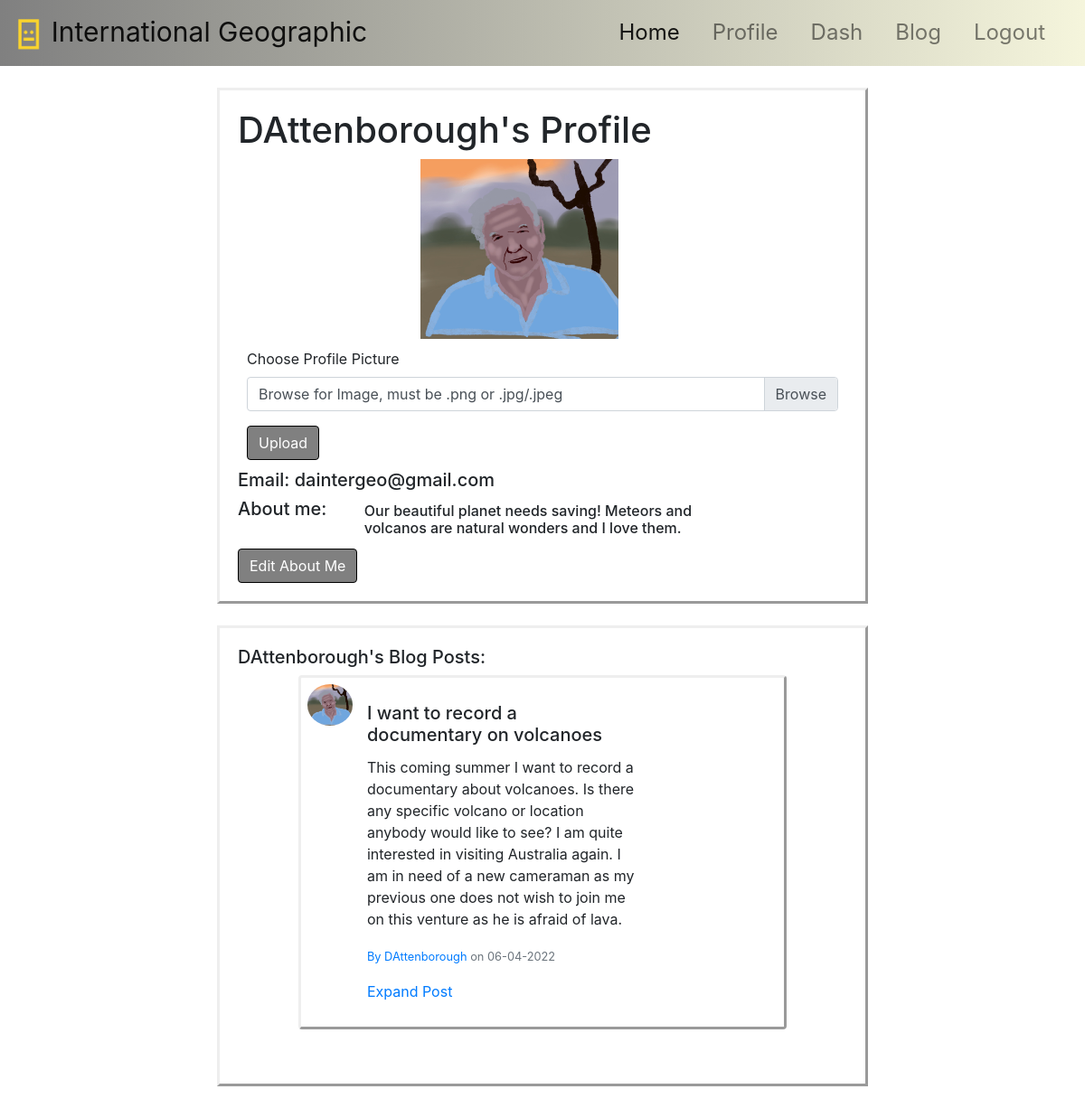
The page /profile/DAttenborough (signed in) on the database its author committed.
### flask_app/models.py (models this page shows, shortened)
class User(db.Model, UserMixin):
    id = db.Column(db.Integer, primary_key=True)
    username = db.Column(db.String(15), unique=True, nullable=False)
    first_name = db.Column(db.String(15), nullable=False)
    last_name = db.Column(db.String(15), nullable=False)
    email = db.Column(db.String(50), unique=True, nullable=False)
    password = db.Column(db.String(60), nullable=False)
    post = db.relationship('ForumPost', backref='poster', lazy=True)
    about = db.Column(db.String(150))
    avatar = db.Column(db.String(50), default='../static/images/default.png')

class ForumPost(db.Model):
    id = db.Column(db.Integer, primary_key=True)
    title = db.Column(db.String(80), nullable=False)
    post = db.Column(db.Text, nullable=False)
    date = db.Column(db.DateTime, nullable=False, default=datetime.utcnow)
    id_user = db.Column(db.Integer, db.ForeignKey('user.id'), nullable=False)

### flask_app/main_routes.py (the view)
@main.route('/profile/<username>')
@login_required
def profile(username):
    user = User.query.filter_by(username=username).first_or_404()
    username = user.username
    posts = ForumPost.query.all()
    posts.reverse()
    return (
        render_template('profile.html', name=username, email=user.email,
                        about=user.about, avatar=user.avatar,
                        user=user, posts=posts)
    )

### flask_app/templates/profile.html (shortened to what this page needs)
{% extends "base.html" %}
{% block body %}
<br>
<div style="position: relative; left: 20%; padding: 20px; width: 60%; word-wrap: break-word;border-style: outset ;box-shadow: inset;">
    <h1>
        {{name}}'s Profile
    </h1>
    <div style="position:relative; left:30%; width: 50%">
        <img src={{user.avatar}} alt="Profile Picture" style="max-width: 65%; max-height: 55%;">
    </div>
    {% if current_user.username == user.username %}
    <div class="container" style="padding: 10px">
        <form action="{{ url_for('main.profile', username=name) }}" method="POST" enctype="multipart/form-data">
            <div class="form-group">
                <label>Choose Profile Picture</label>
                <div class="custom-file">
                    <label class="custom-file-label" for="image">Browse for Image, must be .png or .jpg/.jpeg</label>
                </div>
            </div>
            <button type="submit" class="btn btn-primary"
                style="background-color: gray; border-color: black;">Upload</button>
        </form>
    </div>
    {% endif %}
    <h5>
        Email: {{email}}
        <br>
    </h5>
    <div style="display:flex">
        <div style="display:inline-block;align-self: auto ;width:25%;">
            <h5>
                About me:
            </h5>
        </div>
        <div style="display:inline-block; width:60%; position: relative; right:5%; padding: 5px;">
            <h6>
                {% if about %}{{about}}{% endif %}
            </h6>
        </div>
    </div>
    {% if current_user.username == user.username %}
    <div>
        <button class="btn btn-primary" type="button" data-toggle="collapse" data-target=".multi-collapse"
            aria-expanded="false" aria-controls="edit-about" style="background-color: gray; border-color: black">
            Edit About Me
        </button>
    </div>
    {% endif %}
</div>
<br>
<div style="position: relative; left: 20%; padding: 20px; width: 60%; word-wrap: break-word;border-style: outset ;box-shadow: inset;">
    <h5>{{user.username}}'s Blog Posts:</h5>
    {% for post in posts %}
    {% if post.poster.username == user.username %}
  <div class="card mb-3" style="width: 80%; margin: auto; padding: 1% 1% 1% 1%; border: outset;">
    <div class="row g-0">
      <div class="col-md-1">
        <img src="{{post.poster.avatar}}" class="mr-3 rounded-circle" width="50">
      </div>
      <div class="col-md-8">
        <div class="card-body">
          <h5 class="card-title" href="{{ url_for('blog.post_id', post_id=1) }}">{{ post.title }}</h5>
          <p class="card-text">{{ post.post }}</p>
          <p class="card-text"><small class="text-muted"> <a class=""
                href="{{ url_for('main.profile', username=post.poster.username) }}">By {{ post.poster.username }}</a>
              on {{ post.date.strftime('%d-%m-%Y') }}</small></p>
          <a href="{{ url_for('blog.post_id', post_id=post.id) }}"> Expand Post </a>
        </div>
      </div>
    </div>
  </div>
  <br>
  {% endif %}
  {% endfor %}
</div>
<br>
{% endblock %}

### rows shown on the page
User: username "DAttenborough", avatar (picture), email "daintergeo@gmail.com", about "Our beautiful planet needs saving! Meteors and volcanos are natural wonders and I love them."
ForumPost: poster.avatar (picture), title "I want to record a documentary on volcanoes", post "This coming summer I want to record a documentary about volcanoes. Is there any specific volcano or location anybody would like to see? I am quite interested in visiting Australia again. I am in need of a new cameraman as my previous one does not wish to join me on this venture as he is afraid of lava.", poster.username "DAttenborough", date "06-04-2022"
